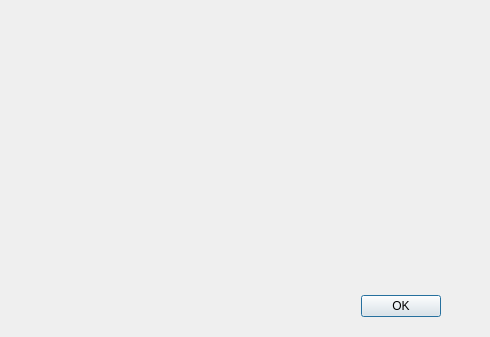
<?xml version="1.0" encoding="UTF-8"?>
<ui version="4.0">
 <class>Dialog</class>
 <widget class="QDialog" name="Dialog">
  <property name="geometry">
   <rect>
    <x>0</x>
    <y>0</y>
    <width>490</width>
    <height>337</height>
   </rect>
  </property>
  <property name="windowTitle">
   <string>Dialog</string>
  </property>
  <widget class="QDialogButtonBox" name="buttonBox">
   <property name="geometry">
    <rect>
     <x>100</x>
     <y>290</y>
     <width>341</width>
     <height>32</height>
    </rect>
   </property>
   <property name="orientation">
    <enum>Qt::Horizontal</enum>
   </property>
   <property name="standardButtons">
    <set>QDialogButtonBox::Ok</set>
   </property>
  </widget>
  <widget class="QLabel" name="photoLabel">
   <property name="geometry">
    <rect>
     <x>20</x>
     <y>10</y>
     <width>161</width>
     <height>271</height>
    </rect>
   </property>
   <property name="text">
    <string/>
   </property>
  </widget>
  <widget class="QLabel" name="textLabel">
   <property name="geometry">
    <rect>
     <x>200</x>
     <y>10</y>
     <width>271</width>
     <height>271</height>
    </rect>
   </property>
   <property name="text">
    <string/>
   </property>
  </widget>
 </widget>
 <resources/>
 <connections>
  <connection>
   <sender>buttonBox</sender>
   <signal>accepted()</signal>
   <receiver>Dialog</receiver>
   <slot>accept()</slot>
   <hints>
    <hint type="sourcelabel">
     <x>248</x>
     <y>254</y>
    </hint>
    <hint type="destinationlabel">
     <x>157</x>
     <y>274</y>
    </hint>
   </hints>
  </connection>
  <connection>
   <sender>buttonBox</sender>
   <signal>rejected()</signal>
   <receiver>Dialog</receiver>
   <slot>reject()</slot>
   <hints>
    <hint type="sourcelabel">
     <x>316</x>
     <y>260</y>
    </hint>
    <hint type="destinationlabel">
     <x>286</x>
     <y>274</y>
    </hint>
   </hints>
  </connection>
 </connections>
</ui>
